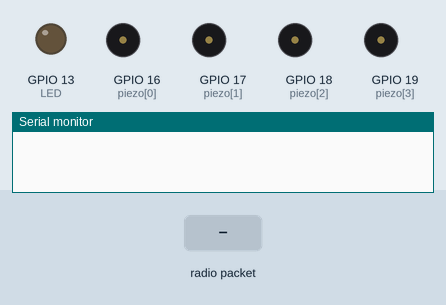
Simulated run of this sketch. Board: ESP32. Shown: output pins drawn as LEDs (lit = HIGH), buzzer (waves = sounding, pin HIGH), the last lines printed to the serial monitor. Inputs (shaded band) come from the test bench.

Above: at 1.2 s.
1.3 s: radio packet "1" arrives
At 2.4 s:
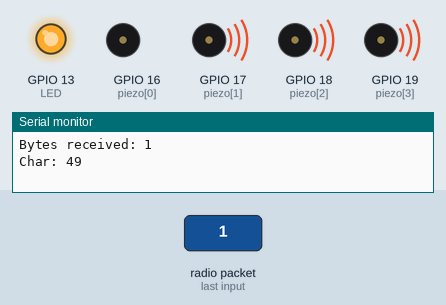
2.8 s: radio packet "0" arrives
At 3.5 s:
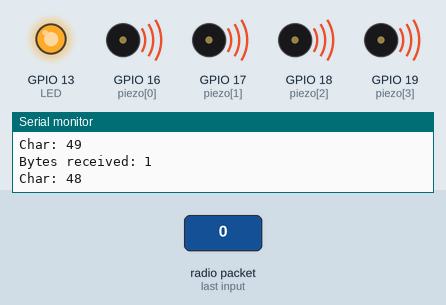
4.3 s: radio packet "2" arrives
At 4.7 s:
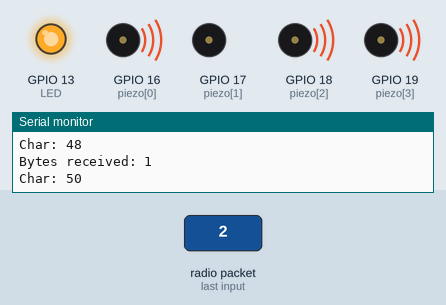
Timing chart, 0 to 7.3 s (numbered marks = the images above; inputs shaded):
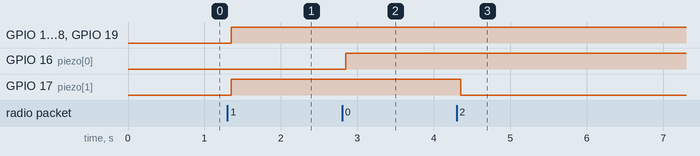

The sketch:

Slave_LED.ino
```cpp
// (licence header left out)
#include <esp_now.h>
#include <WiFi.h>

uint8_t data = 0;
int piezo[4] = { 16, 17, 18, 19 };
const int LED = 13;

// callback function that will be executed when data is received
void OnDataRecv(const uint8_t *mac, const uint8_t *data, int len) {
  //memcpy(&myData, incomingData, sizeof(myData));
  Serial.print("Bytes received: ");
  Serial.println(len);
  Serial.print("Char: ");
  Serial.println(*data);


  for (int i = 0; i < 4; i++) {
    if (bitRead(*data, i)) {
      digitalWrite(LED, LOW);
      digitalWrite(piezo[i], LOW);
    } else {
      digitalWrite(LED, HIGH);
      digitalWrite(piezo[i], HIGH);
    }
  }
}

void setup() {
  // Initialize Serial Monitor
  Serial.begin(115200);

  // Set device as a Wi-Fi Station
  WiFi.mode(WIFI_STA);

  // Init ESP-NOW
  if (esp_now_init() != ESP_OK) {
    Serial.println("Error initializing ESP-NOW");
    return;
  }

  // Once ESPNow is successfully Init, we will register for recv CB to
  // get recv packer info
  esp_now_register_recv_cb(OnDataRecv);

  pinMode(LED, OUTPUT);

  for (int i = 0; i < 4; i++) {
    pinMode(piezo[i], OUTPUT);
  }
}

void loop() {
}
```

Measured:
- after the input at 1.3 s, GPIO 13 (LED), GPIO 17 (piezo[1]), GPIO 18 (piezo[2]), GPIO 19 (piezo[3]): LOW → HIGH after 0.05 s
- after the input at 2.8 s, GPIO 16 (piezo[0]): LOW → HIGH after 0.05 s
- after the input at 4.3 s, GPIO 17 (piezo[1]): HIGH → LOW after 0.05 s
